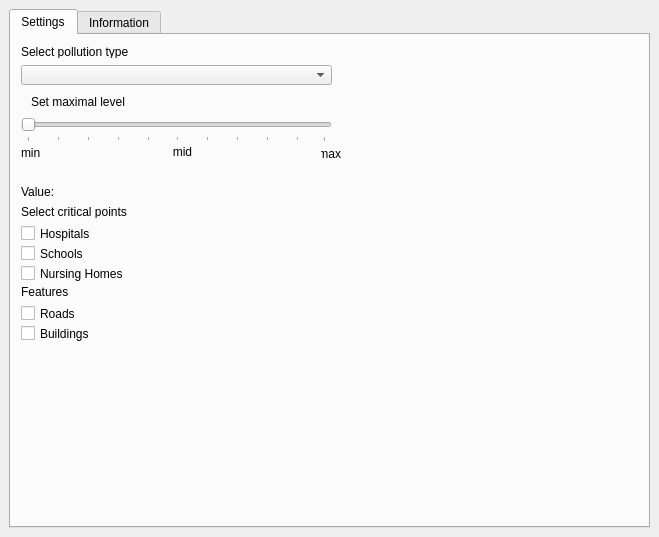
<?xml version="1.0" encoding="UTF-8"?>
<ui version="4.0">
 <class>PluginForAirqInRotterdamDockWidgetBase</class>
 <widget class="QDockWidget" name="PluginForAirqInRotterdamDockWidgetBase">
  <property name="geometry">
   <rect>
    <x>0</x>
    <y>0</y>
    <width>659</width>
    <height>537</height>
   </rect>
  </property>
  <property name="windowTitle">
   <string>Plugin For Air Quality In Rotterdam</string>
  </property>
  <widget class="QWidget" name="dockWidgetContents">
   <layout class="QGridLayout" name="gridLayout">
    <item row="0" column="0">
     <widget class="QTabWidget" name="tabWidget">
      <property name="currentIndex">
       <number>0</number>
      </property>
      <widget class="QWidget" name="Tab_Settings">
       <attribute name="title">
        <string>Settings</string>
       </attribute>
       <widget class="QLabel" name="label_2">
        <property name="geometry">
         <rect>
          <x>10</x>
          <y>10</y>
          <width>609</width>
          <height>13</height>
         </rect>
        </property>
        <property name="text">
         <string>Select pollution type</string>
        </property>
       </widget>
       <widget class="QComboBox" name="comboBoxType">
        <property name="geometry">
         <rect>
          <x>10</x>
          <y>30</y>
          <width>311</width>
          <height>20</height>
         </rect>
        </property>
       </widget>
       <widget class="QLabel" name="label_3">
        <property name="geometry">
         <rect>
          <x>20</x>
          <y>60</y>
          <width>609</width>
          <height>13</height>
         </rect>
        </property>
        <property name="text">
         <string>Set maximal level</string>
        </property>
       </widget>
       <widget class="QSlider" name="sliderMaxLevel">
        <property name="geometry">
         <rect>
          <x>10</x>
          <y>80</y>
          <width>311</width>
          <height>27</height>
         </rect>
        </property>
        <property name="pageStep">
         <number>1</number>
        </property>
        <property name="orientation">
         <enum>Qt::Horizontal</enum>
        </property>
        <property name="tickPosition">
         <enum>QSlider::TicksBelow</enum>
        </property>
        <property name="tickInterval">
         <number>10</number>
        </property>
       </widget>
       <widget class="QLabel" name="labelMin">
        <property name="geometry">
         <rect>
          <x>10</x>
          <y>110</y>
          <width>541</width>
          <height>16</height>
         </rect>
        </property>
        <property name="text">
         <string>min</string>
        </property>
       </widget>
       <widget class="QLabel" name="labelCurrentValue">
        <property name="geometry">
         <rect>
          <x>10</x>
          <y>150</y>
          <width>609</width>
          <height>13</height>
         </rect>
        </property>
        <property name="text">
         <string>Value:</string>
        </property>
       </widget>
       <widget class="QLabel" name="label">
        <property name="geometry">
         <rect>
          <x>10</x>
          <y>170</y>
          <width>609</width>
          <height>13</height>
         </rect>
        </property>
        <property name="text">
         <string>Select critical points</string>
        </property>
       </widget>
       <widget class="QCheckBox" name="checkBoxHospitals">
        <property name="geometry">
         <rect>
          <x>10</x>
          <y>190</y>
          <width>609</width>
          <height>17</height>
         </rect>
        </property>
        <property name="text">
         <string>Hospitals</string>
        </property>
       </widget>
       <widget class="QCheckBox" name="checkBoxSchools">
        <property name="geometry">
         <rect>
          <x>10</x>
          <y>210</y>
          <width>609</width>
          <height>17</height>
         </rect>
        </property>
        <property name="text">
         <string>Schools</string>
        </property>
        <property name="checkable">
         <bool>true</bool>
        </property>
        <property name="checked">
         <bool>false</bool>
        </property>
       </widget>
       <widget class="QCheckBox" name="checkBoxNursingHomes">
        <property name="geometry">
         <rect>
          <x>10</x>
          <y>230</y>
          <width>609</width>
          <height>17</height>
         </rect>
        </property>
        <property name="text">
         <string>Nursing Homes</string>
        </property>
       </widget>
       <widget class="QLabel" name="label_4">
        <property name="geometry">
         <rect>
          <x>10</x>
          <y>250</y>
          <width>609</width>
          <height>13</height>
         </rect>
        </property>
        <property name="text">
         <string>Features</string>
        </property>
       </widget>
       <widget class="QCheckBox" name="checkBoxRoads">
        <property name="geometry">
         <rect>
          <x>10</x>
          <y>270</y>
          <width>609</width>
          <height>17</height>
         </rect>
        </property>
        <property name="text">
         <string>Roads</string>
        </property>
       </widget>
       <widget class="QLabel" name="labelMid">
        <property name="geometry">
         <rect>
          <x>-120</x>
          <y>110</y>
          <width>583</width>
          <height>13</height>
         </rect>
        </property>
        <property name="text">
         <string>mid</string>
        </property>
        <property name="alignment">
         <set>Qt::AlignCenter</set>
        </property>
       </widget>
       <widget class="QLabel" name="labelMax">
        <property name="geometry">
         <rect>
          <x>310</x>
          <y>-130</y>
          <width>20</width>
          <height>497</height>
         </rect>
        </property>
        <property name="text">
         <string>max</string>
        </property>
        <property name="alignment">
         <set>Qt::AlignRight|Qt::AlignTrailing|Qt::AlignVCenter</set>
        </property>
       </widget>
       <widget class="QCheckBox" name="checkBox">
        <property name="geometry">
         <rect>
          <x>10</x>
          <y>290</y>
          <width>70</width>
          <height>17</height>
         </rect>
        </property>
        <property name="text">
         <string>Buildings</string>
        </property>
       </widget>
      </widget>
      <widget class="QWidget" name="Tab_Info">
       <attribute name="title">
        <string>Information</string>
       </attribute>
       <widget class="QLabel" name="label_5">
        <property name="geometry">
         <rect>
          <x>40</x>
          <y>50</y>
          <width>121</width>
          <height>16</height>
         </rect>
        </property>
        <property name="text">
         <string>Amount of Schools</string>
        </property>
       </widget>
       <widget class="QLabel" name="label_6">
        <property name="geometry">
         <rect>
          <x>20</x>
          <y>10</y>
          <width>81</width>
          <height>16</height>
         </rect>
        </property>
        <property name="text">
         <string>Select a district:</string>
        </property>
       </widget>
       <widget class="QLabel" name="label_7">
        <property name="geometry">
         <rect>
          <x>40</x>
          <y>70</y>
          <width>121</width>
          <height>16</height>
         </rect>
        </property>
        <property name="text">
         <string>Amount of Hospitals</string>
        </property>
       </widget>
       <widget class="QLabel" name="label_8">
        <property name="geometry">
         <rect>
          <x>40</x>
          <y>90</y>
          <width>151</width>
          <height>16</height>
         </rect>
        </property>
        <property name="text">
         <string>Amount of Nursing Homes</string>
        </property>
       </widget>
       <widget class="QLabel" name="label_9">
        <property name="geometry">
         <rect>
          <x>20</x>
          <y>30</y>
          <width>61</width>
          <height>16</height>
         </rect>
        </property>
        <property name="text">
         <string>District info:</string>
        </property>
       </widget>
       <widget class="QLabel" name="label_10">
        <property name="geometry">
         <rect>
          <x>20</x>
          <y>150</y>
          <width>121</width>
          <height>16</height>
         </rect>
        </property>
        <property name="text">
         <string>Graphs:</string>
        </property>
       </widget>
       <widget class="QWidget" name="gridLayoutWidget">
        <property name="geometry">
         <rect>
          <x>20</x>
          <y>170</y>
          <width>261</width>
          <height>291</height>
         </rect>
        </property>
        <layout class="QGridLayout" name="gridLayout_2"/>
       </widget>
      </widget>
     </widget>
    </item>
   </layout>
  </widget>
 </widget>
 <resources/>
 <connections/>
</ui>
